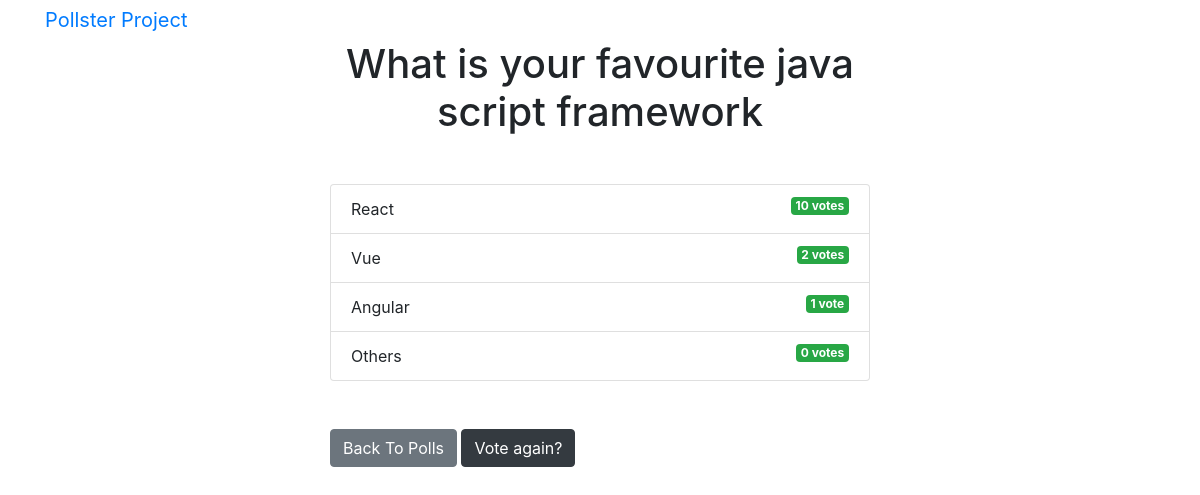
/project/2/results/, run on an earlier commit of the app's database.
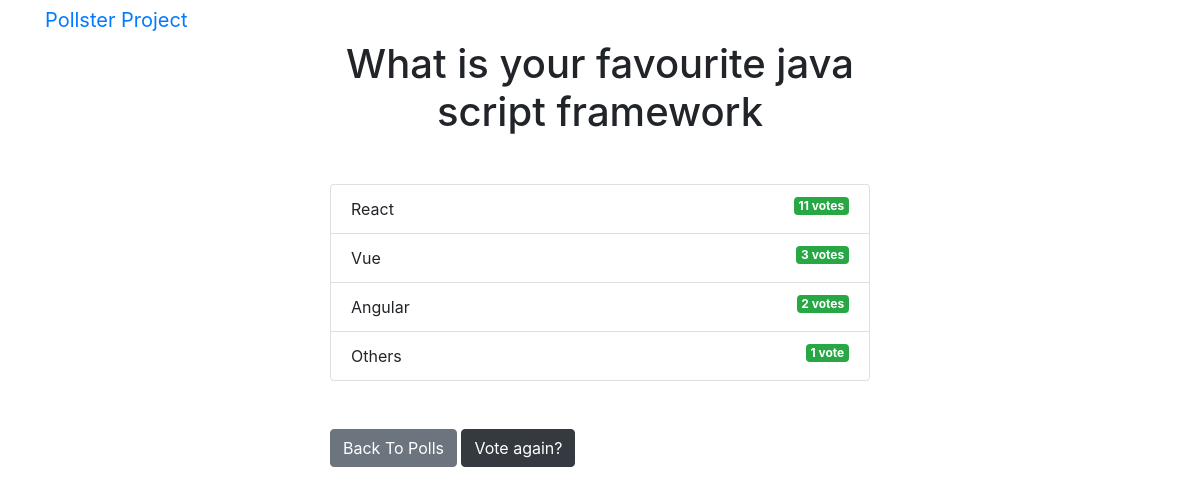
And on a later commit of the database.
### project/models.py (models this page shows, shortened)
class Question(models.Model):
    question_text = models.CharField(max_length=200)
    pub_date = models.DateTimeField('date published')

class Choice(models.Model):
    question = models.ForeignKey(Question, on_delete=models.CASCADE)
    choice_text = models.CharField(max_length=300)
    votes = models.IntegerField(default=0)

### project/views.py (the view)
# urls.py: path('<int:question_id>/results/', views.results, name='results'),
def results(request, question_id):
  question = get_object_or_404(Question, pk=question_id)
  return render(request, 'project/results.html', { 'question': question })

### templates/project/results.html
{% extends 'project/base.html' %}
{% block content %}
<h1 class="mb-5 text-center">{{ question.question_text }}</h1>
<ul class="list-group mb-5">
	{% for choice in question.choice_set.all %}
	<li class="list-group-item">
		{{ choice.choice_text }}  <span class="badge badge-success float-right">{{ choice.votes }} vote{{ choice.votes | pluralize }}</span>
	</li>
	{% endfor %}
</ul>
<a class="btn btn-secondary" href="{% url 'project:index' %}">Back To Polls</a>
<a class="btn btn-dark" href="{% url 'project:detail' question.id %}">Vote again?</a>
{% endblock %}

### templates/project/base.html (shortened to what this page needs)
<!DOCTYPE html>
<html lang="en">
  <head>
    <link rel="stylesheet"
      href="https://stackpath.bootstrapcdn.com/bootstrap/4.3.1/css/bootstrap.min.css" crossorigin="anonymous />
    <title>Project {% block title %}{% endblock %}</title>
  </head>
  <body>
    {% include 'partials/_navbar.html' %}
    <div class="container">
      <div class="row">
        <div class="col-md-6 m-auto">
          {% block content %}{% endblock %}
        </div>
      </div>
    </div>
  </body>
</html>

### templates/partials/_navbar.html (shortened to what this page needs)
<nav class="navbar navbar-dark bg-primary mb-4">
	<div class="container">
		<a class="navbar-brand" href="/">Pollster Project</a>
	</div>

What changed in the data, as far as the page shows it:
changed Choice "React": votes "10" → "11"
changed Choice "Vue": votes "2" → "3"
changed Choice "Angular": votes "1" → "2"; votes|pluralize (not shown) → "s"
changed Choice "Others": votes "0" → "1"; votes|pluralize "s" → (not shown)
